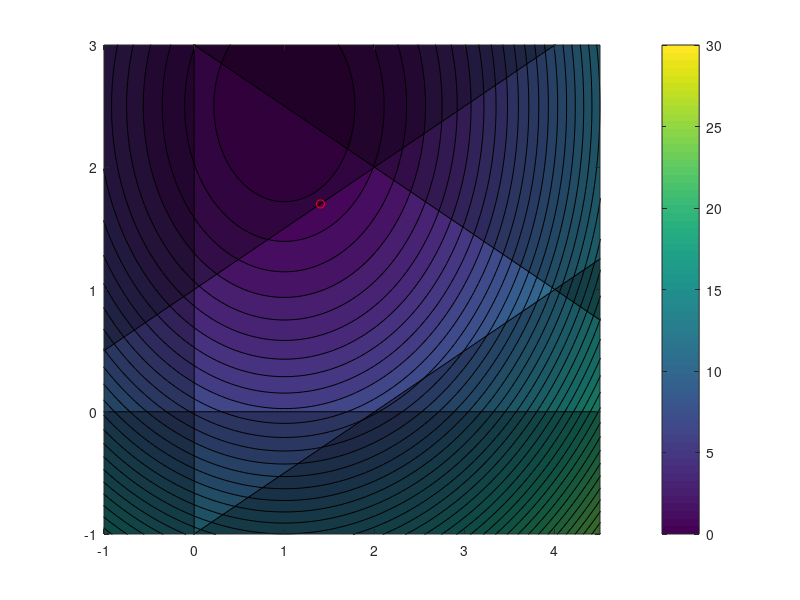

MATLAB code for this plot: (Note: this script raises an error after producing the figure.)
clear;
close all;

H = [2 0; 0 2];
g = [-2 ; -5];
A = [1 -1 -1 1 0;-2 -2 2 0 1]';
b = [-2; -6; -2; 0; 0];
%% 3.1 : Contour plot with constraints
x=-2:0.05:5;
y=-2:0.05:5;
[X Y] = meshgrid(x,y);

q=(X-1).^2+(Y-2.5).^2;
contourf(X,Y,q,linspace(0,30,50))
axis([-1 4.5 -1 3])
colorbar;

yc1=x/2+1;
yc2=-x/2+3;
yc3=x/2-1;
xc4=zeros(size(x));
yc5=zeros(size(y));
hold on
%     plot(x,yc1);
%     plot(x,yc2);
%     plot(x,yc3);
%     plot(xc4,y);
%     plot(x,yc5);
    fill([x x(end) x(1)],[yc1 y(end) y(end)],[0.7 0.7 0.7],'facealpha',0.3, 'facecolor', 'black')
    fill([x x(end) x(1)],[yc2 y(end) y(end)],[0.7 0.7 0.7],'facealpha',0.3, 'facecolor', 'black')
    fill([x x(end) x(1)],[yc3 y(1) y(1)],[0.7 0.7 0.7],'facealpha',0.3, 'facecolor', 'black')
    fill([xc4 x(1) x(1)],[y y(end) y(1)],[0.7 0.7 0.7],'facealpha',0.3, 'facecolor', 'black')
    fill([x x(end) x(1)],[yc5 y(1) y(1)],[0.7 0.7 0.7],'facealpha',0.3, 'facecolor', 'black')

X = quadprog(H,g,-A,-b);
hold on
plot(X(1),X(2),'ro', 'MarkerSize', 6)

%% 3.8 : Find a feasible point using linprog

[m,n] = size(A);
xe = [-1; -1];
ganma = sign(A*xe - b);
Af = [A diag(ganma); zeros(m,n) eye(m)];
bf = [b; zeros(m,1)]; 
f = [zeros(n,1); ones(m,1)];
z = linprog(f,-Af,-bf);
xk = z(1:n);
[x,lambda,info] = ActiveSetMethod(H,g,A,b,xk);

plot(info.xs(1,:),info.xs(2,:),'r--','LineWidth',1.5)

%% 3.10 %%  (16.47) Big M Penalty Method: L-inf norm


Hm = [2 0 0;...
      0 2 0;...
      0 0 1e-3];
gm = [g ; big_M];
xm = [-1 ; -1 ; v];
Aineq_m =   [A ones(size(A,1),1); 0 0 1;]; 
bineq_m = [b ; 0];

% Implementation:
[x,lambda,info] = ActiveSetMethod(Hm,gm,Aineq_m,bineq_m,xm);

% Summary
plot(info.xs(1,:),info.xs(2,:),'r--','LineWidth',1.5)



%% 3.10 %%  (16.47) Big M Penalty Method: L-1 norm

% NOTE: The objective function should be minimized wrt x AND eta
%       - eta should equal 0 if global solution is found
%       - set eta large enough such that all constraints are satisfied
%       - if during solving eta converges to positive number,
%         increase big_M until eta converges to 0
% %%%%%%%%%%%%%%%%%%%%%%%%%%%%%%%%%%%%%%%%%%%%%%%%%%%%%%%%%%%%%%%%%%%%%%% 

%  Setting up Hyperparameters
eta = 200 ;
big_M = 1; 

%  Setting up Variables
Hm = [2 0 0 0 0 0 0;...
      0 2 0 0 0 0 0;...
      0 0 1 0 0 0 0;...
      0 0 0 1 0 0 0;...
      0 0 0 0 1 0 0;...
      0 0 0 0 0 1 0;...
      0 0 0 0 0 0 1];
gm = [g ; big_M; big_M; big_M; big_M; big_M;];
xm = [-1 ; -1 ; eta; eta; eta; eta; eta;];
one = ones(5,1);
unos = ones(6,1);
Aineq_m = [A one; 0 0 1;];
Aineq_m = [Aineq_m unos unos unos unos];
bineq_m = [b ; 0; 0; 0; 0; 0;];

% Implementation:
[x,lambda,info] = ActiveSetMethod(Hm,gm,Aineq_m,bineq_m,xm);

% Summary
x
info.iter 
info.ws
info.xs

plot(info.xs(1,:),info.xs(2,:),'r--','LineWidth',1.5)
% Plot with iterations
% RM: If anyone gets a chance, that would be great! : )
%  but maybe they're not needed
%  Right Here! 
%
%
%% (16.48) Missing 

%  Setting up Hyperparameters
v = 200 ;
big_M = 0.005; 

%  Setting up Variables
e =  [1 1 1 1 1];  % <-- FIGURE OUT HOW e GOES BELOW IN G AND H!
                   %     Hm, gm and xm might look different than below
Hm = [2 0 0 0 0 0 0;...
      0 2 0 0 0 0 0;...
      0 0 0 0 0 0 0;...
      0 0 0 0 0 0 0;...
      0 0 0 0 0 0 0;...
      0 0 0 0 0 0 0;...
      0 0 0 0 0 0 0];
gm = [g ; big_M; big_M; big_M; big_M; big_M;];
xm = [0 ; 0 ; v; v; v; v; v;];
one = ones(5,1);
unos = ones(6,1);
Aineq_m =   [A one; 0 0 1;]; 
Aineq_m = [Aineq_m unos unos unos unos];
bineq_m = [b ; 0; 0; 0; 0; 0;];

% Implementation:
[x,lambda,info] = ActiveSetMethod(Hm,gm,Aineq_m,bineq_m,xm);

% Summary
x
info.iter
info.ws
info.xs

% Plot with iterations
% RM: If anyone gets a chance, that would be great! : )
%     but maybe they're not needed
%  Right Here!               



